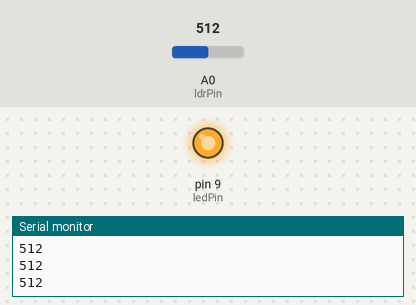
Bench run of a sketch on a simulated Arduino Uno, built with avr-gcc and run on an emulated ATmega328P. Parts: output pins drawn as LEDs (lit = HIGH), the last lines printed to the serial monitor. The test bench sets the inputs (shaded band); at power-on: A0 (ldrPin) = 512.

Above: at 1.2 s.
1.3 s: A0 (ldrPin) set to 637
2.8 s: A0 (ldrPin) set to 659
At 3.4 s:
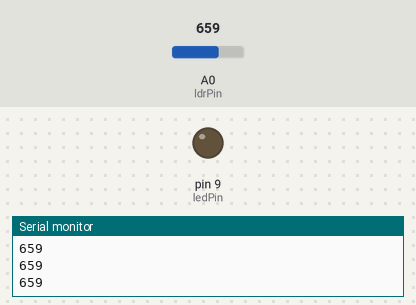
4.3 s: A0 (ldrPin) set to 566
5.8 s: A0 (ldrPin) set to 537
At 6.3 s:
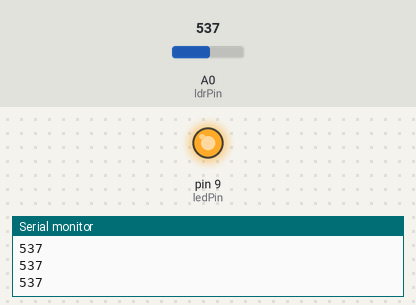
7.3 s: A0 (ldrPin) set to 660
At 7.8 s:
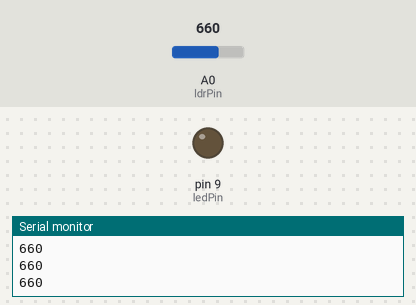
Timing chart, 0 to 9.8 s (numbered marks = the images above; inputs shaded):
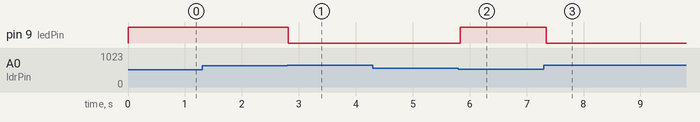

Measured:
- the behaviour switches between 650 and 651 on A0 (ldrPin) (found by bisection; images 0 and 1)
- the behaviour switches between 550 and 549 on A0 (ldrPin) (found by bisection; images 1 and 2)
- after the input at 2.8 s, pin 9 (ledPin): HIGH → LOW at once
- after the input at 5.8 s, pin 9 (ledPin): LOW → HIGH at once
- after the input at 7.3 s, pin 9 (ledPin): HIGH → LOW at once

The sketch:

nightlight.ino
```cpp
const int ldrPin = A0;
const int ledPin = 9;

const int darkThreshold = 550;
const int brightThreshold = 650;

bool ledState = false;

void setup() {
  pinMode(ledPin, OUTPUT);
  Serial.begin(9600);
}

void loop() {
  int light = analogRead(ldrPin);

  if (!ledState && light < darkThreshold) {
    ledState = true;
  }
  else if (ledState && light > brightThreshold) {
    ledState = false;
  }

  digitalWrite(ledPin, ledState);

  Serial.println(light);

  delay(50);
}
```
